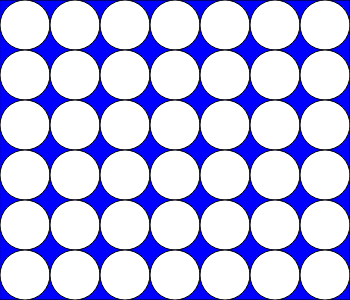
Frame 1 (no input)
Frame 2 (the mouse pressed at the canvas centre, redrawn once): identical to frame 1, image omitted

The p5.js sketch that drew this single still picture (run headless with seeded random() and noise() and a simulated clock; the mouse was pressed at the canvas centre and the sketch redrawn once):

// p5.js sketch
// ── sketch.js
let board = new Array(42);
board.fill('z');
let player = 'x';
let gameOver = false;
let AIGame = false;
let disableClicking = true;
let newState = false;
let engineEvals = [];
var showEvals;
var onlyAIGame;
var maxDepth = 7;


// creates canvas
function setup(){
	if(displayWidth < displayHeight){
		var size = displayWidth/2;
		var offset = 100;
	}else{
		var size = displayHeight/2;
		var offset = 0;
	}
	var cnv = createCanvas(size*7/6,size);
	cnv.position(displayWidth/2 - (width/2), displayHeight/2 + offset - (height/2));
	noLoop();
}

// draws
function draw(){	
	clear();
	newState = true;
	drawBoard(board);
	var winner = evaluateBoard(board);
	if(winner == 1){
		console.log("X wins");
		gameOver = true;
	}
	else if(winner == -1){
		console.log("O wins");
		gameOver = true;
	}
}
// starts human vs AI game
function playAI(){
	clearBoard();
	disableClicking = false;
	AIGame = true;
}
// starts human vs human game
function playHuman(){
	clearBoard();
	disableClicking = false;
	AIGame = false;
}
// starts AI game
function AIOnly(){
	clearBoard();
	disableClicking = true;
	AIGame = false;
	onlyAIGame = setInterval(function(){
		AIMove();
		if(gameOver || boardFilled(board))
			clearInterval(onlyAIGame);
	}, 1000);
}
// prompts user to change engine depth
function changeDepth(){
	maxDepth = parseInt(prompt("Type the depth that you want the AI to search (over 7 not recommended)"));
}

// displays engine evaluations on screen
function showEvals(){
	if(document.getElementById("engineHolder").style.display == "inline-block"){
		clearInterval(showingEvals);
		document.getElementById("engineHolder").style.display = "none";
		document.getElementById("evalButton").innerHTML = "Show engine evaluation!";
	}else{
		document.getElementById("evalButton").innerHTML = "Hide engine evaluation!";
		showingEvals = setInterval(function(){
			if(newState){
				var evalString = "Engine Evaluations: <br/>";
				document.getElementById("engineHolder").style.display = "inline-block";
				miniMax(board, player, 0, -2 ,2);
				newState = !newState;
				
				for(var i = 0; i < engineEvals.length; i++){
					evalString += "Column " + engineEvals[i][0] + ": " + (Math.floor(engineEvals[i][1]*100)/100) + "<br/>";
				}
				document.getElementById("engineHolder").innerHTML = evalString;
				}

		}, 200);
	}
}
// does the optimal move
function AIMove(){
	var move = miniMax(board, player, 0, -2, 2)[0];
	if(checkValid(board, columnToIndex(move, board))){
		board = makeMove(board, columnToIndex(move, board),player);
		player = changeTurn(player);
		redraw();
	}	
}
// recursively evaluates the position
function miniMax(tempBoard, currPlayer, layerNum, alpha, beta){
	var temp;
	
	if(layerNum > maxDepth + 7 - columnsLeft(board))
		return 0;
	var evals = [];
	var currEvaluation = evaluateBoard(tempBoard);
	if(boardFilled(tempBoard) || currEvaluation != 0){
		return currEvaluation;
	}else{
		for(var i = 0; i < 7; i++){
			if(checkValid(tempBoard, columnToIndex(i, tempBoard))){
				if(layerNum == 0)
					console.log("Top layer");
				temp = miniMax(makeMove(tempBoard, columnToIndex(i, tempBoard), currPlayer), changeTurn(currPlayer), layerNum + 1, alpha, beta);
				
				
				if(currPlayer == 'x'){
					temp -= layerNum*.01;
					evals.push([i, temp]);	
					
					if(alpha < temp){
						alpha = temp;
					}
					if(beta < alpha){
						break;
					}
				}else{
					temp += layerNum*.01;
					evals.push([i, temp]);	
					if(beta > temp){
						beta = temp;
					}
					if(beta < alpha){
						break;
					}
				}
				}
			}
		}
		
		if(layerNum == 0)
			engineEvals = evals.slice();
		
		return maximizeForPlayer(currPlayer, evals, layerNum);
			
	}

function playerToSign(currPlayer){
	if(currPlayer == 'x')
		return 1;
	return -1;
}
// returns number of non-filled columns
function columnsLeft(tempBoard){
	var count = 0;
	for(var i = 0; i < 7; i++){
		if(columnToIndex(i, tempBoard) != -1)
			count++;
	}
	return count;
}

//takes a column and makes it into an array index
function columnToIndex(col, tempBoard){
	for(var i = 5; i >= 0; i--){
		if(tempBoard[coordsToIndex(col, i)] == 'z'){
			return coordsToIndex(col, i);
		}
	}
	return -1;
}

//clears board
function clearBoard(){
	board.fill('z');
	player = 'x';
	gameOver = false;
	redraw();
}

// takes array of [index, eval] pairs and returns best;
function maximizeForPlayer(currPlayer, evals, layerNum){
		if(currPlayer == 'x'){
		var best = -2;
		var index = 0;
		
		// choose best move, winning faster incentivized by layerNum
		for(var i = 0; i < evals.length; i++){
			if(evals[i][1] > best){
				best = evals[i][1];
				index = i;
			}else if(evals[i][1] == best && Math.random() < .5){
				index = i;
			}
		}
		
	}else if(currPlayer == 'o'){
		var best = 2;
		var index = 0;
		
		for(var i = 0; i < evals.length; i++){
			if(evals[i][1] < best){
				best = evals[i][1];
				index = i;
			}else if(evals[i][1] == best && Math.random() < .5){
				index = i;
			}
		}
		
	}
	if(layerNum == 0)
		return evals[index];
	else
		return best;
}

// click handler
function touchStarted(){
	for(var i = 0; i < 7; i++){
		var centerX = i*(width/7) + width/14;
		if((mouseX  < centerX + (width/14) * .95) && mouseX > (centerX - (width/14) * .95) && mouseY > 0 && mouseY < height && !disableClicking){
			if(checkValid(board, columnToIndex(i, board), player)){
			board = makeMove(board, columnToIndex(i, board), player);
			player = changeTurn(player);
			redraw();
			if(AIGame){
				disableClicking = true;
				setTimeout(function() {AIMove(); disableClicking = false;}, 1000);
			}
			break;
			}
		}
	}
}

// checks if someone has won (board is filled with z by default)
function evaluateBoard(tempBoard){
	var winningPlayer = 'z';
	var horiCount = 0;
	for(var j = 0; j < 6; j++){
		for(var i = 0; i < 5; i++){
			if(winningPlayer == 'z' && tempBoard[coordsToIndex(i,j)] != 'z' && tempBoard[coordsToIndex(i,j)] == tempBoard[coordsToIndex(i+1,j)] && tempBoard[coordsToIndex(i,j)] == tempBoard[coordsToIndex(i+2,j)] && tempBoard[coordsToIndex(i,j)] == tempBoard[coordsToIndex(i+3,j)]){
				winningPlayer = tempBoard[coordsToIndex(i,j)];
			}
		}
	}
	for(var j = 0; j < 3; j++){
		for(var i = 0; i < 7; i++){
			if(winningPlayer == 'z' && tempBoard[coordsToIndex(i,j)] != 'z' && tempBoard[coordsToIndex(i,j)] == tempBoard[coordsToIndex(i,j+1)] && tempBoard[coordsToIndex(i,j)] == tempBoard[coordsToIndex(i,j+2)] && tempBoard[coordsToIndex(i,j)] == tempBoard[coordsToIndex(i,j+3)]){
				winningPlayer = tempBoard[coordsToIndex(i,j)];
			}
			if(i > 2){
				if(tempBoard[coordsToIndex(i,j)] == tempBoard[coordsToIndex(i-1,j+1)] && tempBoard[coordsToIndex(i,j)] == tempBoard[coordsToIndex(i-2,j+2)] && tempBoard[coordsToIndex(i,j)] == tempBoard[coordsToIndex(i-3,j + 3)] && winningPlayer == 'z' && tempBoard[coordsToIndex(i,j)] != 'z'){
				winningPlayer = tempBoard[coordsToIndex(i,j)];
				}
			}
			if(i < 4){
				if(tempBoard[coordsToIndex(i,j)] == tempBoard[coordsToIndex(i+1,j+1)] && tempBoard[coordsToIndex(i,j)] == tempBoard[coordsToIndex(i+2,j+2)] && tempBoard[coordsToIndex(i,j)] == tempBoard[coordsToIndex(i+3,j + 3)] && winningPlayer == 'z' && tempBoard[coordsToIndex(i,j)] != 'z'){
				winningPlayer = tempBoard[coordsToIndex(i,j)];
			}
			}
		}
	}
	
	
	if(winningPlayer == 'o')
		return -1;
	else if(winningPlayer == 'x')
		return 1;
	else
		return 0;
		
}
// checks for a tie
function boardFilled(tempBoard){
	var filled = true;
	for(var i = 0; i < tempBoard.length; i++){
		if(tempBoard[i] == 'z'){
			filled = false;
			break;
		}
	}
	return filled;
}
// turns x y coordinates into an index
function coordsToIndex(x, y){
	return y*7 + x;
}

// returns the player for the next turn
function changeTurn(currPlayer){
	if (currPlayer == 'x')
		return 'o';
	else
		return 'x';
}
// turns an index into x,y coordinates
function indexToCoords(index){
	return [index%7, Math.floor(index/7)];
}

// returns a board with the move by player at index
function makeMove(tempBoard, index, currPlayer){
	var currBoard = tempBoard.slice();
	currBoard[index] = currPlayer;
	return currBoard;
}

//checks if moving at index would be valid
function checkValid(tempBoard, index){
	if(index == -1)
		return false;
	if(tempBoard[index] != 'o' && tempBoard[index] != 'x' && !gameOver)
		return true;
	return false;
}

//draws the board
function drawBoard(tempBoard){
	fill(0,0,255);
	rect(0,0,width,height);
	fill(255,255,255);
	for(var j = 0; j < 6; j++){
		for(var i = 0; i < 7; i++){
			circle(i*width/7 + width/14,j*height/6 + height/12, height/6);
		}
	}
	
	for(var i = 0; i < tempBoard.length; i++){
		if(tempBoard[i] == 'x'){
			drawRed(i);
		}else if(tempBoard[i] == 'o'){
			drawYellow(i);
		}
	}
	
}
// draws red
function drawRed(index){
	var centerX;
	var centerY;
	centerX = indexToCoords(index)[0]*(width/7) + width/14;
	centerY = indexToCoords(index)[1]*height/6 + height/12;
	fill(255,0,0);
	circle(centerX,centerY, height/6);
}
// draws yellow
function drawYellow(index){
	var centerX;
	var centerY;
	centerX = indexToCoords(index)[0]*(width/7) + width/14;
	centerY = indexToCoords(index)[1]*height/6 + height/12;
	fill(255,255,0);
	circle(centerX,centerY, height/6);
}
